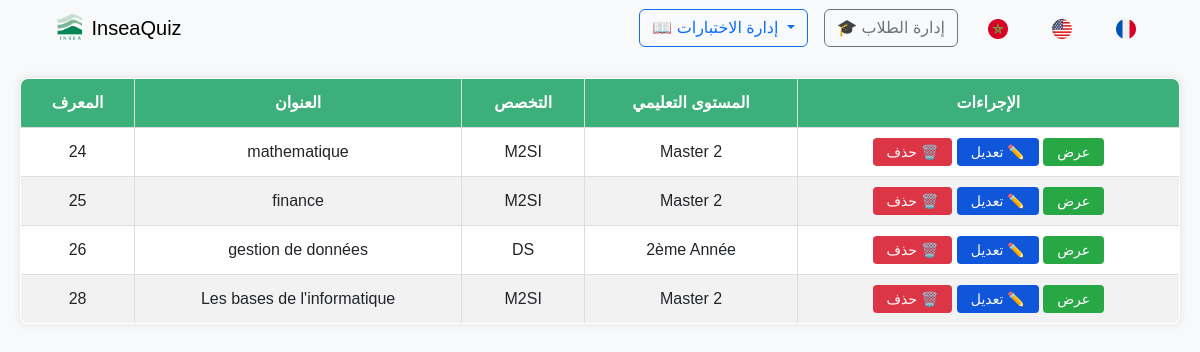
The page /pages/ListerQCM.php on the database its author committed.
### tables this page shows
CREATE TABLE `qcm` (
  `id_qcm` int(11) NOT NULL,
  `niveau` int(11) NOT NULL,
  `titre` varchar(100) NOT NULL,
  `filiere` int(11) NOT NULL
);

CREATE TABLE `filiere` (
  `id` int(11) NOT NULL,
  `lib_fil` varchar(100) NOT NULL,
  `abr_fil` varchar(50) NOT NULL
);

CREATE TABLE `niveau` (
  `id` int(11) NOT NULL,
  `lib_niv` varchar(100) NOT NULL,
  `abr_niv` varchar(50) NOT NULL
);

### languages/ar.php (called while the page is built)
<?php
$translations = [
    'gestion_etudiants' => 'إدارة الطلاب',
    'annee_scolaire' => 'السنة الدراسية',
    'niveau_scolaire' => 'المستوى التعليمي',
    'filiere' => 'التخصص',
    'nom' => 'الاسم',
    'prenom' => 'اللقب',
    'operations' => 'العمليات',
    'formation' => 'التكوين',
    'email' => 'البريد الإلكتروني',
    'sexe' => 'الجنس',
    'masculin' => 'ذكر',
    'feminin' => 'أنثى',
    'login' => 'اسم المستخدم',
    'mot_de_passe' => 'كلمة المرور',
    'matricule' => 'الرقم التسلسلي',
    'ajouter' => 'إضافة',
    'annuler' => 'إلغاء',
    'gestion_qcm' => '📖 إدارة الاختبارات',
    'gestion_etud' => '🎓 إدارة الطلاب',
    'logout' => '🚶 تسجيل الخروج',
    'afficher_liste' => 'عرض القائمة',
    'quitter' => 'خروج',
    'Ajouter_un_QCM' => 'اضافة اختبار',
    'titre_qcm' => 'عنوان الاختبار',
    'ajoute_une_question' => 'أضف سؤالاً',
    'enregestrer' => 'احفظ',
    'questions' => 'الأسئلة',
    'id' => 'المعرف',
    'titre' => 'العنوان',
    'actions' => 'الإجراءات',
    'supprimer' => '🗑️ حذف ',
    'voir' => 'عرض',
    'modifier' => '✏️ تعديل'
];
?>

### pages/ListerQCM.php (the view, shortened to what this page needs)
<?php
require_once "../config/connexion.php";
$sql1 = "SELECT id_qcm, titre, filiere, niveau FROM qcm";
$stmt = $pdo->prepare($sql1);
$stmt->execute();
$qcms = $stmt->fetchAll(PDO::FETCH_ASSOC);
?>
<!DOCTYPE html>
<html lang="en">
<link href="https://cdn.jsdelivr.net/npm/bootstrap@5.3.3/dist/css/bootstrap.min.css" rel="stylesheet">
<head>
</head>
<body>
<?php
        include '../includes/navAdmin.php';
    ?>
    <h2>Liste des QCMs</h2>
    <table border="1">
        <thead>
            <tr>
                <th><?= $translations['id'] ?></th>
                <th><?= $translations['titre'] ?></th>
                <th><?= $translations['filiere'] ?></th>
                <th><?= $translations['niveau_scolaire'] ?></th>
                <th><?= $translations['actions'] ?></th>
            </tr>
        </thead>
        <tbody>
            <?php foreach ($qcms as $qcm):
                 $sql2= "SELECT lib_niv from niveau where id=$qcm[niveau]";
                 $stm = $pdo->prepare($sql2);
                 $stm->execute();
                 $niv = $stm->fetchColumn();
                 $sql3= "SELECT abr_fil from filiere where id=$qcm[filiere]";
                 $stm = $pdo->prepare($sql3);
                 $stm->execute();
                 $fil = $stm->fetchColumn();
                ?>
                <tr>
                    <td><?= htmlspecialchars($qcm['id_qcm']) ?></td>
                    <td><?= htmlspecialchars($qcm['titre']) ?></td>
                    <td><?= htmlspecialchars($fil) ?></td>
                    <td><?= htmlspecialchars($niv) ?></td>
                    <td>
                        <a href="voir_qcm.php?id=<?= $qcm['id_qcm'] ?>"><?= $translations['voir'] ?></a>
                        <a href="Modifier_qcm.php?id=<?= $qcm['id_qcm'] ?>"><?= $translations['modifier'] ?></a>
                        <a href="Supprimer_qcm.php?id=<?= $qcm['id_qcm'] ?>" onclick="return confirm('Voulez-vous vraiment supprimer ce QCM ?')"><?= $translations['supprimer'] ?></a>
                    </td>
                </tr>
            <?php endforeach; ?>
        </tbody>
    </table>
</body>
</html>

### pages/ListerQCM.php (style rules this page uses)
* { margin: 0; padding: 0; box-sizing: border-box; font-family: Arial, sans-serif; }
body { background-color: #f8f9fa; padding: 20px; }
h2 { text-align: center; color: #333; margin-bottom: 20px; }
table { width: 100%; border-collapse: collapse; background: white; box-shadow: 0px 0px 10px rgba(0, 0, 0, 0.1); border-radius: 8px; overflow: hidden; }
thead { background-color:rgb(61, 175, 122); color: white; text-align: center; }
th, td { padding: 12px; border: 1px solid #ddd; text-align: center; }
tbody tr:nth-child(even) { background-color: #f2f2f2; }
a { text-decoration: none; padding: 6px 14px; border-radius: 4px; font-size: 14px; }
a[href^="voir_qcm.php"] { background-color: #28a745; color: white; }
a[href^="Modifier_qcm.php"] { background-color:rgb(16, 86, 218); color: white; }
a[href^="Supprimer_qcm.php"] { background-color: #dc3545; color: white; }

### rows shown on the page
qcm: id_qcm "24", titre "mathematique", filiere.abr_fil "M2SI", niveau.lib_niv "Master 2"
qcm: id_qcm "25", titre "finance", filiere.abr_fil "M2SI", niveau.lib_niv "Master 2"
qcm: id_qcm "26", titre "gestion de données", filiere.abr_fil "DS", niveau.lib_niv "2ème Année"
qcm: id_qcm "28", titre "Les bases de l'informatique", filiere.abr_fil "M2SI", niveau.lib_niv "Master 2"

### other values the page prints
$translations['gestion_qcm'] "📖 إدارة الاختبارات"
$translations['gestion_etud'] "🎓 إدارة الطلاب"
$translations['id'] "المعرف"
$translations['titre'] "العنوان"
$translations['filiere'] "التخصص"
$translations['niveau_scolaire'] "المستوى التعليمي"
$translations['actions'] "الإجراءات"
